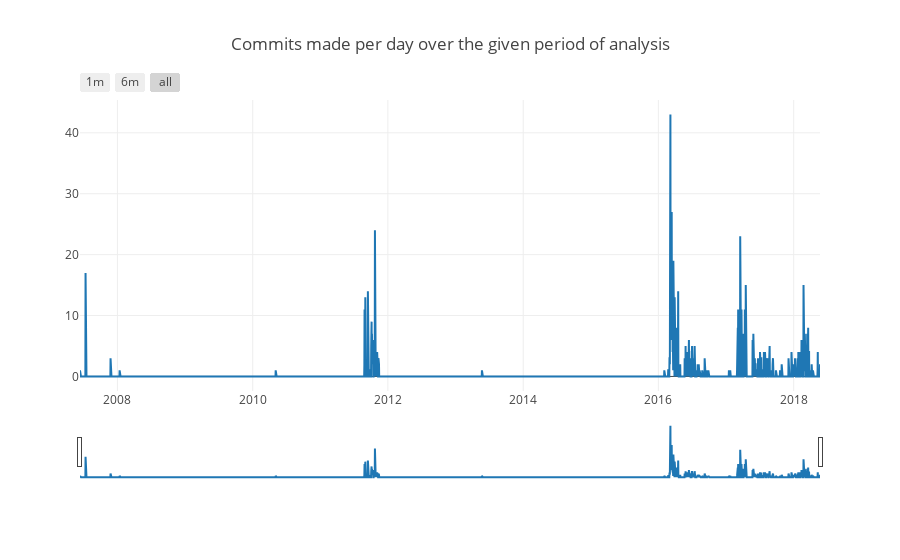

The notebook cell this image was saved under:
### Markdown cell above
#### By days with sliding range

### Code cell
commits_per_month_df = commits.get_cardinality("hash").by_period(period="day").get_ts(dataframe=True)

data = [go.Scatter(x=commits_per_month_df.index,
                  y=commits_per_month_df.value,
                  name="Commits")]
layout = dict(
    title='Commits made per day over the given period of analysis',
    xaxis=dict(
        rangeselector=dict(
            buttons=list([
                dict(count=1,
                     label='1m',
                     step='month',
                     stepmode='backward'),
                dict(count=6,
                     label='6m',
                     step='month',
                     stepmode='backward'),
                dict(step='all')
            ])
        ),
        rangeslider=dict(),
        type='date'
    )
)
fig = dict(data=data, layout=layout)
iplot(fig)

### Figure 1 — Plotly figure (JSON) as saved in the notebook; plotly's stock layout.template omitted (floating-point values rounded to 4 significant figures; data arrays with more than 128 entries replaced by an {"elided": "..."} marker saying what was removed)
{"data": [{"name": "Commits", "type": "scatter", "x": {"elided": "3998 str values"}, "y": {"elided": "3998 int values"}}], "layout": {"title": "Commits made per day over the given period of analysis", "xaxis": {"rangeselector": {"buttons": [{"count": 1, "label": "1m", "step": "month", "stepmode": "backward"}, {"count": 6, "label": "6m", "step": "month", "stepmode": "backward"}, {"step": "all"}]}, "rangeslider": {}, "type": "date"}}}
